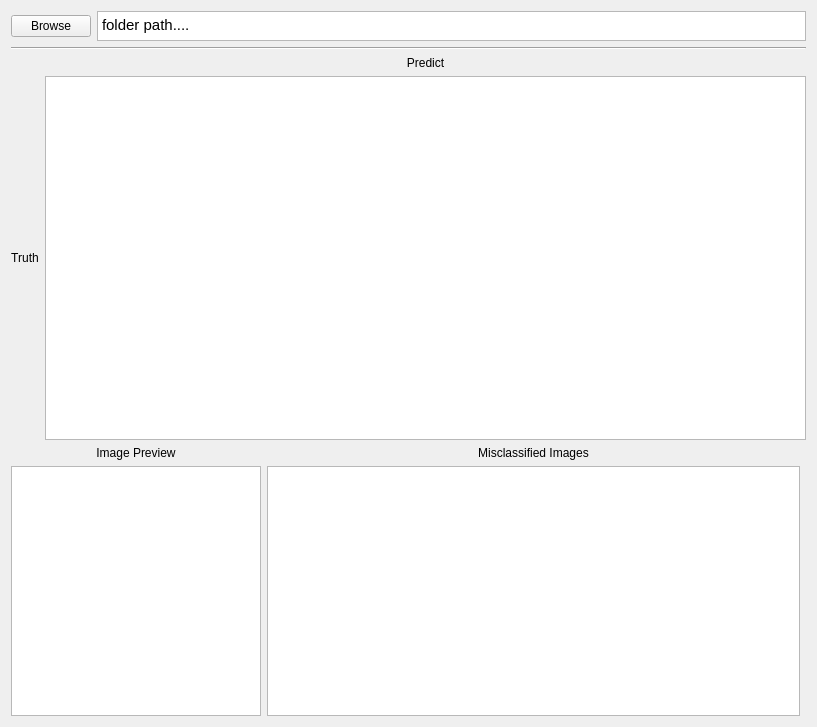
<?xml version="1.0" encoding="UTF-8"?>
<ui version="4.0">
 <class>MainWindow</class>
 <widget class="QMainWindow" name="MainWindow">
  <property name="geometry">
   <rect>
    <x>0</x>
    <y>0</y>
    <width>817</width>
    <height>727</height>
   </rect>
  </property>
  <property name="windowTitle">
   <string>ViewResults_v_0.1</string>
  </property>
  <property name="layoutDirection">
   <enum>Qt::LeftToRight</enum>
  </property>
  <widget class="QWidget" name="widget">
   <property name="enabled">
    <bool>true</bool>
   </property>
   <property name="sizePolicy">
    <sizepolicy hsizetype="Expanding" vsizetype="Expanding">
     <horstretch>0</horstretch>
     <verstretch>0</verstretch>
    </sizepolicy>
   </property>
   <property name="layoutDirection">
    <enum>Qt::LeftToRight</enum>
   </property>
   <layout class="QGridLayout" name="gridLayout_3">
    <item row="0" column="0" colspan="2">
     <layout class="QGridLayout" name="UpGridLayout">
      <item row="0" column="1">
       <widget class="QTextEdit" name="dirPathTextEdit">
        <property name="sizePolicy">
         <sizepolicy hsizetype="Minimum" vsizetype="Fixed">
          <horstretch>0</horstretch>
          <verstretch>0</verstretch>
         </sizepolicy>
        </property>
        <property name="maximumSize">
         <size>
          <width>16777215</width>
          <height>30</height>
         </size>
        </property>
        <property name="html">
         <string>&lt;!DOCTYPE HTML PUBLIC &quot;-//W3C//DTD HTML 4.0//EN&quot; &quot;http://www.w3.org/TR/REC-html40/strict.dtd&quot;&gt;
&lt;html&gt;&lt;head&gt;&lt;meta name=&quot;qrichtext&quot; content=&quot;1&quot; /&gt;&lt;style type=&quot;text/css&quot;&gt;
p, li { white-space: pre-wrap; }
&lt;/style&gt;&lt;/head&gt;&lt;body style=&quot; font-family:'Ubuntu'; font-size:11pt; font-weight:400; font-style:normal;&quot;&gt;
&lt;p style=&quot; margin-top:0px; margin-bottom:0px; margin-left:0px; margin-right:0px; -qt-block-indent:0; text-indent:0px;&quot;&gt;folder path....&lt;/p&gt;&lt;/body&gt;&lt;/html&gt;</string>
        </property>
       </widget>
      </item>
      <item row="0" column="0">
       <widget class="QPushButton" name="pushButton">
        <property name="maximumSize">
         <size>
          <width>80</width>
          <height>16777215</height>
         </size>
        </property>
        <property name="text">
         <string>Browse</string>
        </property>
       </widget>
      </item>
     </layout>
    </item>
    <item row="1" column="0" colspan="2">
     <widget class="Line" name="line">
      <property name="orientation">
       <enum>Qt::Horizontal</enum>
      </property>
     </widget>
    </item>
    <item row="2" column="0" colspan="2">
     <layout class="QGridLayout" name="ConfusionGridLayout">
      <property name="sizeConstraint">
       <enum>QLayout::SetDefaultConstraint</enum>
      </property>
      <item row="2" column="1">
       <widget class="QTableWidget" name="grid">
        <property name="sizePolicy">
         <sizepolicy hsizetype="Expanding" vsizetype="Expanding">
          <horstretch>0</horstretch>
          <verstretch>0</verstretch>
         </sizepolicy>
        </property>
       </widget>
      </item>
      <item row="2" column="0">
       <widget class="QLabel" name="Truthlabel">
        <property name="sizePolicy">
         <sizepolicy hsizetype="Preferred" vsizetype="Maximum">
          <horstretch>0</horstretch>
          <verstretch>0</verstretch>
         </sizepolicy>
        </property>
        <property name="layoutDirection">
         <enum>Qt::LeftToRight</enum>
        </property>
        <property name="frameShape">
         <enum>QFrame::NoFrame</enum>
        </property>
        <property name="text">
         <string>Truth</string>
        </property>
        <property name="textFormat">
         <enum>Qt::AutoText</enum>
        </property>
        <property name="alignment">
         <set>Qt::AlignCenter</set>
        </property>
        <property name="wordWrap">
         <bool>false</bool>
        </property>
       </widget>
      </item>
      <item row="1" column="1">
       <widget class="QLabel" name="label_4">
        <property name="text">
         <string>Predict</string>
        </property>
        <property name="alignment">
         <set>Qt::AlignCenter</set>
        </property>
       </widget>
      </item>
     </layout>
    </item>
    <item row="3" column="0">
     <layout class="QGridLayout" name="BottomGridLayout">
      <property name="sizeConstraint">
       <enum>QLayout::SetDefaultConstraint</enum>
      </property>
      <property name="spacing">
       <number>6</number>
      </property>
      <item row="1" column="0">
       <widget class="QGraphicsView" name="previewImage">
        <property name="sizePolicy">
         <sizepolicy hsizetype="Expanding" vsizetype="Fixed">
          <horstretch>0</horstretch>
          <verstretch>0</verstretch>
         </sizepolicy>
        </property>
        <property name="minimumSize">
         <size>
          <width>250</width>
          <height>250</height>
         </size>
        </property>
        <property name="maximumSize">
         <size>
          <width>250</width>
          <height>250</height>
         </size>
        </property>
       </widget>
      </item>
      <item row="0" column="0">
       <widget class="QLabel" name="label">
        <property name="sizePolicy">
         <sizepolicy hsizetype="Preferred" vsizetype="Preferred">
          <horstretch>0</horstretch>
          <verstretch>0</verstretch>
         </sizepolicy>
        </property>
        <property name="text">
         <string>Image Preview</string>
        </property>
        <property name="alignment">
         <set>Qt::AlignCenter</set>
        </property>
       </widget>
      </item>
      <item row="0" column="1">
       <widget class="QLabel" name="label_2">
        <property name="sizePolicy">
         <sizepolicy hsizetype="Preferred" vsizetype="Fixed">
          <horstretch>0</horstretch>
          <verstretch>0</verstretch>
         </sizepolicy>
        </property>
        <property name="text">
         <string>Misclassified Images</string>
        </property>
        <property name="alignment">
         <set>Qt::AlignCenter</set>
        </property>
       </widget>
      </item>
      <item row="1" column="1">
       <widget class="QListWidget" name="imageNameList">
        <property name="sizePolicy">
         <sizepolicy hsizetype="Expanding" vsizetype="Fixed">
          <horstretch>0</horstretch>
          <verstretch>0</verstretch>
         </sizepolicy>
        </property>
        <property name="minimumSize">
         <size>
          <width>0</width>
          <height>250</height>
         </size>
        </property>
       </widget>
      </item>
     </layout>
    </item>
   </layout>
  </widget>
 </widget>
 <layoutdefault spacing="6" margin="11"/>
 <resources/>
 <connections/>
</ui>
